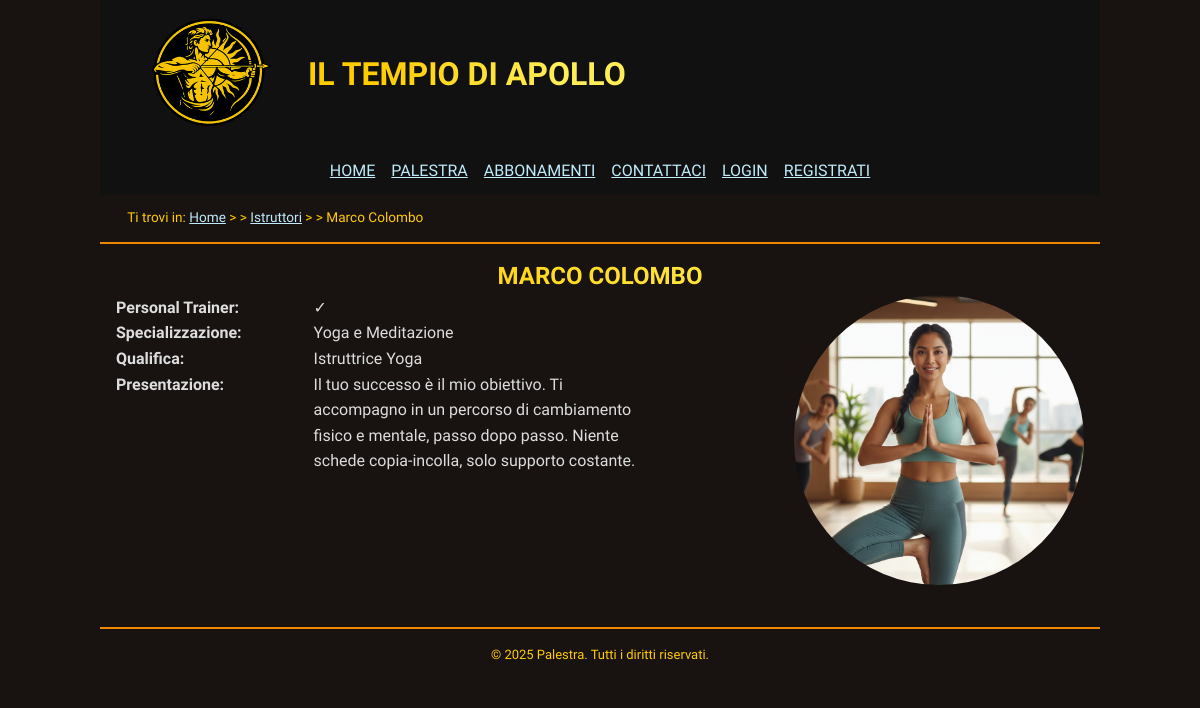
/html/profilo-istruttore.php?id=10, run on the app's committed database.
### tables this page shows
CREATE TABLE Istruttore (
    id_utente BIGINT UNSIGNED PRIMARY KEY REFERENCES Utente(id_utente) ON DELETE CASCADE,
    specializzazione VARCHAR(100),
    qualifica VARCHAR(100),
    telefono VARCHAR(20),
    presentazione VARCHAR(255)
);

CREATE TABLE Personal_Trainer (
    id_istruttore BIGINT UNSIGNED PRIMARY KEY REFERENCES Istruttore(id_utente) ON DELETE CASCADE
);

CREATE TABLE Utente (
    id_utente SERIAL PRIMARY KEY,
    nome VARCHAR(100) NOT NULL,
    cognome VARCHAR(100) NOT NULL,
    email VARCHAR(100) UNIQUE NOT NULL,
    password_hash CHAR(60) NOT NULL 
);

### html/profilo-istruttore.php (the view, shortened to what this page needs)
<?php
require_once "../internal/db_connection.php";
$templateIstruttore = file_get_contents('../internal/profilo-istruttore.html');
$idIstruttore = -1;
if (isset($_GET['id'])) {
    $idIstruttore = (int)$_GET['id'];
}
$query = "SELECT *
    FROM Istruttore
    JOIN Utente on Utente.id_utente = Istruttore.id_utente
    LEFT JOIN Personal_Trainer on Istruttore.id_utente = Personal_Trainer.id_istruttore
    WHERE Utente.id_utente = ?";
$stmt = $conn->prepare($query);
$stmt->bind_param('i', $idIstruttore);
$stmt->execute();
$result = $stmt->get_result();
while ($row = $result->fetch_array(MYSQLI_ASSOC)) {
    $output = $templateIstruttore;
    $isPt = $row['id_istruttore'] == null ? '&cross;' : '&check;';
    $output = str_replace("[ID Istruttore]", $idIstruttore, $output);
    $output = str_replace("[Nome Istruttore]", htmlspecialchars($row['nome'] . ' ' . $row['cognome']), $output);
    $output = str_replace("[È PT]", $isPt, $output);
    $output = str_replace("[Specializzazione Istruttore]", htmlspecialchars($row['specializzazione']), $output);
    $output = str_replace("[Qualifica Istruttore]", htmlspecialchars($row['qualifica']), $output);
    $output = str_replace("[Presentazione Istruttore]", htmlspecialchars($row['presentazione']), $output);
    $foreignWords = [
        'bodybuilding',
        'personal trainer',
        'functional training',
    ];
    preg_match('/<body>.*<\/body>/s', $output, $body);
    $body = $body[0];
    foreach ($foreignWords as $foreign) {
        $body = preg_replace_callback(
            '/' . $foreign . '/i',
            function ($matches) {
                return '<span lang="en">' . $matches[0] . '</span>';
            },
            $body
        );
    }
    $output = preg_replace(
        '/<body>.*<\/body>/s',
        $body,
        $output
    );
}

### html/css/style.css (style rules this page uses)
* { padding: 0; margin: 0; }
:root { --mainColorLight: #fe5; --mainColor: #fc0; --mainColorDark: #e80; --textColor: #ddd; --urlColor: #c0ebfb; --visitedUrlColor: #965cfd; --mainBackgroundColorDark: #111; --mainBackgroundColor: #181211; --mainBackgroundColorLight: #332; --headerGradient: linear-gradient(to right, var(--mainColor) 25%, var(--mainColorLight) 75%); }
html, body { font-size: 100%; font-family: "Lexend", "Roboto", sans-serif; line-height: 1.6em; }
body { color: var(--textColor); background-color: var(--mainBackgroundColor); max-width: 1000px; margin: auto; }
a:link { text-decoration: underline; color: var(--urlColor); }
a:link:has(.logo) { text-decoration: none; width: fit-content; display: inline; }
h1, h2, h3, h4, h5, h6 { font-weight: bold; background: var(--headerGradient); background-clip: text; color: transparent; -webkit-background-clip: text; -webkit-text-fill-color: transparent; text-shadow: none; }
h1, h2, h3 { text-align: center; text-transform: uppercase; padding: 0.2em 0.5em; }
strong { font-weight: normal; }
header { background-color: var(--mainBackgroundColorDark); }
footer { margin-top: 2em; padding: 1em; font-size: small; color: var(--mainColor); border-top: 2px solid var(--mainColorDark); text-align: center; }
header.intestazione { display: flex; flex-wrap: wrap; align-items: center; top: 0; position: sticky; z-index: 999; padding: 0.5em 2em; text-transform: uppercase; }
.intestazione .logo { width: 156px; box-sizing: border-box; display: inline; vertical-align: middle; padding: .2em .5em; }
.intestazione h1 { display: inline; width: fit-content; flex: 1 1 auto; }
#menu { display: flex; justify-content: space-around; margin: 0 auto; }
#menu ul { display: flex; flex-wrap: wrap; list-style: none; }
#menu li { margin: .2em .5em; }
#breadcrumb { color: var(--mainColor); padding: 0.8em 2em; font-size: 0.85em; border-bottom: 2px solid var(--mainColorDark); }
#breadcrumb>ol::before { content: "Ti trovi in: "; margin-right: .25em; }
#breadcrumb>ol { list-style: none; align-items: baseline; display: flex; }
#breadcrumb>ol>li+li::before { content: "> >"/ ""; margin-right: .25em; }
#breadcrumb>ol>li::after { content: ""; margin-right: .25em; }
:root { --reviewImageSize: 10em; }
:root { --apollo-gradient: linear-gradient(135deg, #ffcc00 0%, #ff6a00 100%); --fire-gradient: linear-gradient(135deg, #ff4e50 0%, #f9d423 100%); --gold: #ffcc00; --orange: #ff6a00; --glow-gold: 0 0 20px rgba(255, 204, 0, 0.3); --shadow-card: 0 10px 30px rgba(0, 0, 0, 0.8); --radius: 12px; }
.dati-pt { padding: 1em; overflow: auto; }
.dati-pt dt:not(:first-child) { display: inline-block; font-weight: bold; width: 20%; }
.dati-pt dt:not(:first-child)::after, .dati-risultato-short dt:not(:first-child)::after { content: ":"; }
.dati-pt dd:not(:nth-child(2)) { display: inline-block; width: 35%; vertical-align: top; }
.dati-pt dd .img-pt { float: right; width: 30%; border-radius: 50%; }

### html/css/print.css (style rules this page uses)
:root { --textColor: #000; --bordo-sezione: .5mm solid black; }
html, body { font-size: 100%; font-family: "Times New Roman", "Times", serif; line-height: 1.6em; }
body { color: var(--textColor); background-color: var(--mainBackgroundColor); max-width: 100%; margin: auto; }
a:link { text-decoration: underline; color: var(--urlColor); }
a:link:has(.logo) { text-decoration: none; width: fit-content; display: inline; }
h1, h2, h3, h4, h5, h6 { background: initial; background-clip: initial; -webkit-background-clip: initial; -webkit-text-fill-color: initial; color: var(--textColor); }
h1, h2, h3 { text-align: center; text-transform: uppercase; }
strong { font-weight: normal; }
footer { margin-top: .5cm; padding-left: 0 0 0 -.5cm; font-size: small; color: var(--textColor); border-top: .2mm solid var(--textColor); }
header.intestazione { all: initial; text-transform: uppercase; }
.intestazione .logo { width: 2.5cm; display: inline; vertical-align: middle; padding: .5cm; }
.intestazione h1 { display: inline; }
#menu { display: none; }
#breadcrumb { color: var(--textColor); padding: 0 0 2mm 2mm; font-size: 85%; border-bottom: .5mm solid var(--textColor); }
:root { --reviewImageSize: 3cm; }

### data on the page
istruttore: presentazione+qualifica+specializzazione (picture), presentazione+qualifica+specializzazione "HOME PALESTRA ABBONAMENTI CONTATTACI LOGIN REGISTRATI Home Istruttori Marco Colombo ✓ Specializzazione Yoga e Meditazione Qualifica Istruttrice Yoga Presentazione Il tuo successo è il mio obiettivo. Ti accompagno in un percorso di cambiamento fisico e mentale, passo dopo passo. Niente schede copia-incolla, solo supporto costante. © 2025 Palestra. Tutti i diritti riservati."
